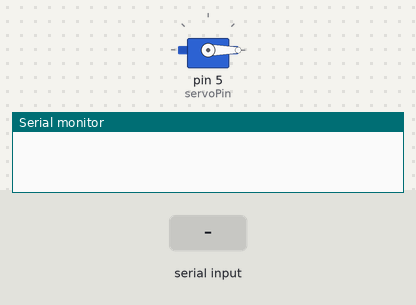
The sketch below on a simulated Arduino Uno, built with avr-gcc and run on an emulated ATmega328P. Parts: servo, the last lines printed to the serial monitor. The inputs (shaded band) are chosen by the test bench.

Above: at 1.2 s.
1.3 s: "y" received over the second serial link
At 1.6 s:
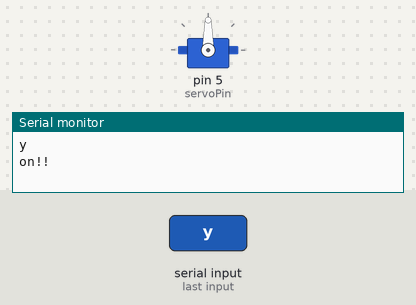
2.8 s: "n" received over the second serial link
At 3.9 s:
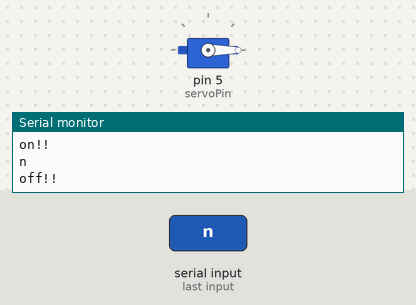
Timing chart, 0 to 5.8 s (numbered marks = the images above; inputs shaded):
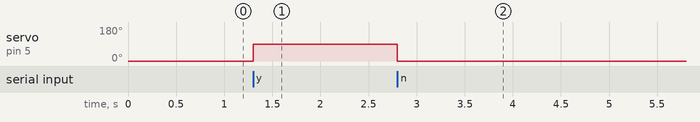

The sketch:

servoTest.ino
```cpp
#include <SoftwareSerial.h>
#include <Servo.h>
#define servoPin 5
SoftwareSerial bluetooth(2,3);
Servo servo;

int angle = 0;

void setup()
{
  bluetooth.begin(9600);
  Serial.begin(9600);
  servo.attach(servoPin);
}

void loop()
{
  if(bluetooth.available()){
    char cmd = (char)bluetooth.read();
    Serial.println(cmd);
    if( cmd == 'y'){ //불이 켜져있을때
      angle = 90;
      Serial.println("on!!");
    }
    else if(cmd == 'n'){ //불이 꺼져있을때
      angle = 0;
      Serial.println("off!!");
    }
  }
  servo.write(angle);
}
  // for(int i=0; i<90; i++){
  //   servo.write(i);
  //   delay(delay_);
  // }
  // for(int i=90; i>0; i--){
  //   servo.write(i);
  //   delay(delay_);
  // }

  // servo.write(0);
  // delay(20);
  // servo.write(180);
  // delay(20);
  // servo2.write(0);
  // servo2.write(350);
```

Measured:
- after the input at 1.3 s, servo on pin 5 (servoPin): 0° → 90° at once
- after the input at 2.8 s, servo on pin 5 (servoPin): 90° → 0° at once
